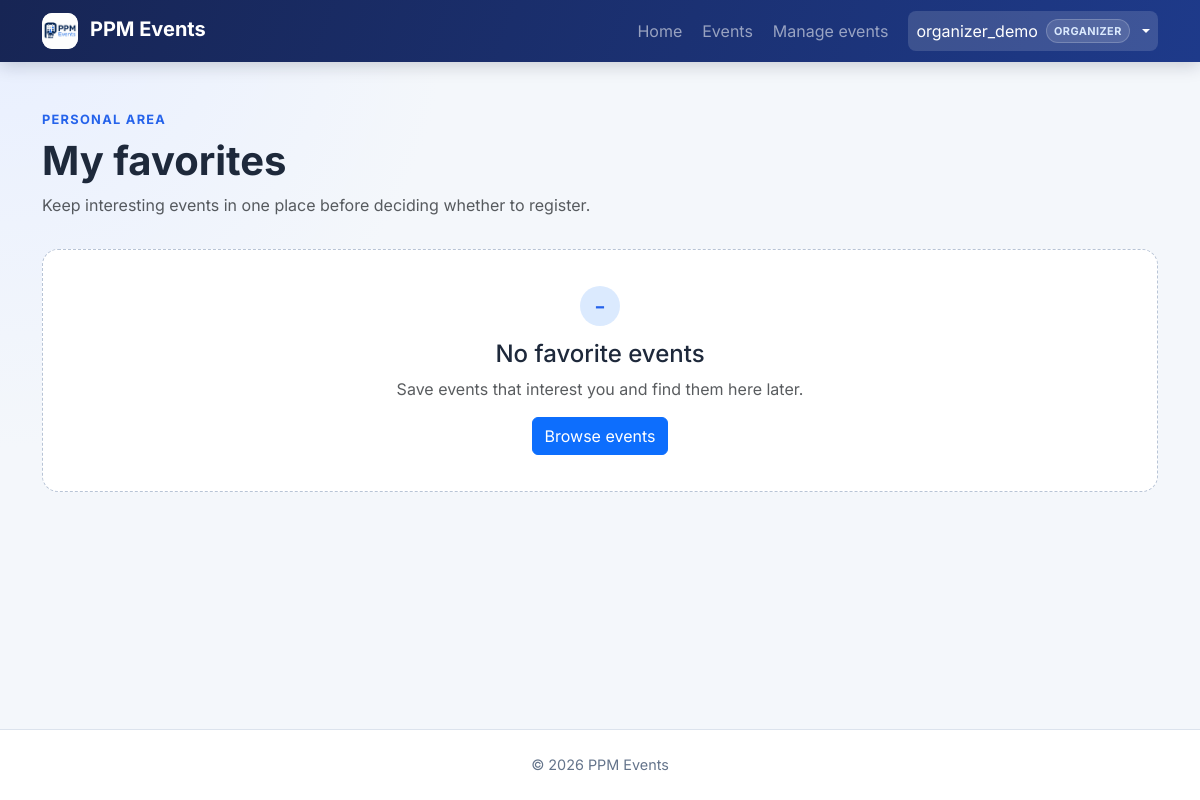
The page /favorites/mine/ (signed in) on the database as committed earlier.
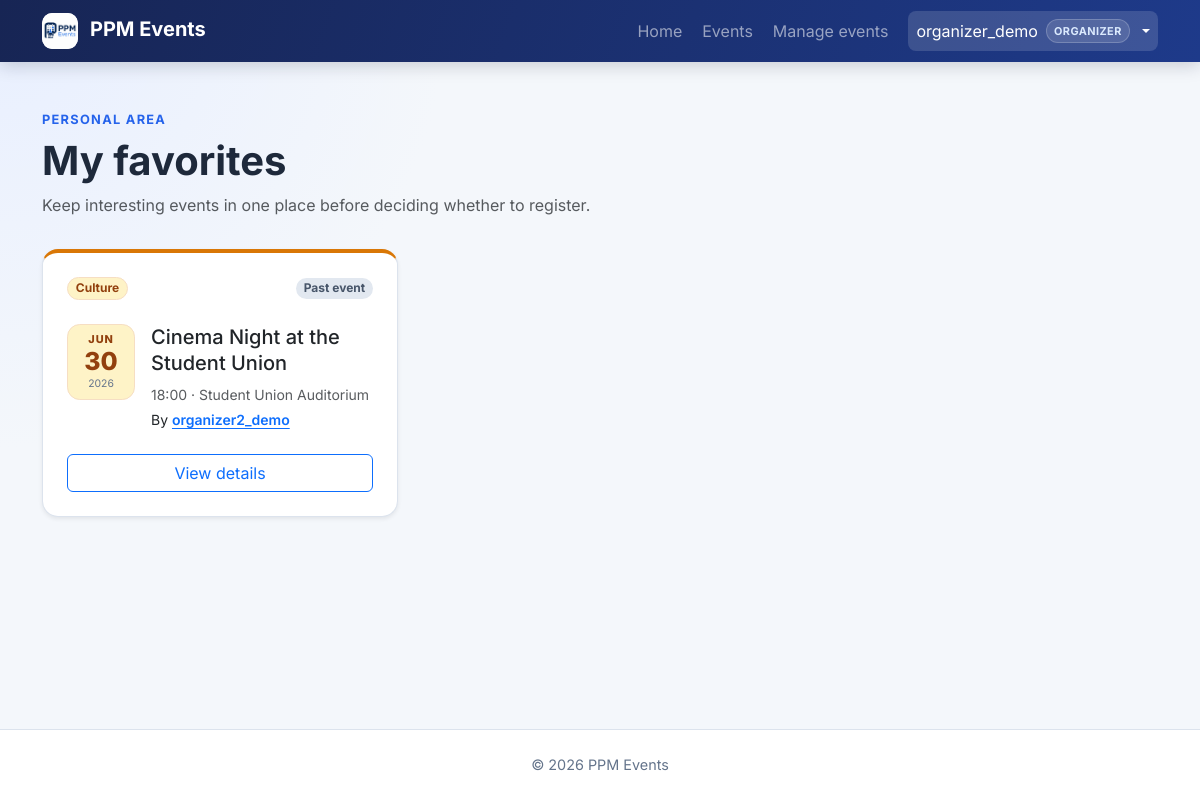
The same page on the database as committed later.
### events/models.py (models this page shows, shortened)
class Event(models.Model):
    class Status(models.TextChoices):
        DRAFT = "draft", "Draft"
        PUBLISHED = "published", "Published"
        CANCELLED = "cancelled", "Cancelled"
    organizer = models.ForeignKey(
        settings.AUTH_USER_MODEL,
        on_delete=models.CASCADE,
        related_name="organized_events",
    )
    category = models.ForeignKey(
        Category,
        on_delete=models.PROTECT,
        related_name="events",
        null=True,
        blank=True,
    )
    title = models.CharField(max_length=200)
    description = models.TextField()
    image = models.ImageField(
        upload_to="event_images/%Y/%m/",
        blank=True,
        validators=[
            FileExtensionValidator(
                allowed_extensions=ALLOWED_EVENT_IMAGE_EXTENSIONS
            ),
            validate_event_image_size,
        ],
    )
    starts_at = models.DateTimeField()
    ends_at = models.DateTimeField()
    location = models.CharField(max_length=255)
    capacity = models.PositiveIntegerField(
        validators=[MinValueValidator(1)],
    )
    status = models.CharField(
        max_length=20,
        choices=Status.choices,
        default=Status.DRAFT,
    )
    created_at = models.DateTimeField(auto_now_add=True)
    updated_at = models.DateTimeField(auto_now=True)
    objects = EventQuerySet.as_manager()
    class Meta:
        ordering = ["starts_at", "title"]
        constraints = [
            models.CheckConstraint(
                condition=Q(capacity__gte=1),
                name="event_capacity_at_least_one",
            ),
            models.CheckConstraint(
                condition=Q(ends_at__gt=F("starts_at")),
                name="event_ends_after_start",
            ),
        ]
        indexes = [
            models.Index(fields=["status", "starts_at"]),
            models.Index(fields=["organizer", "starts_at"]),
        ]
    def get_absolute_url(self):
        return reverse("events:detail", kwargs={"pk": self.pk})
    @property
    def has_ended(self):
        return self.ends_at <= timezone.now()

class Category(models.Model):
    name = models.CharField(max_length=80, unique=True)
    slug = models.SlugField(max_length=80, unique=True)
    class Meta:
        ordering = ["name"]
        verbose_name_plural = "categories"

class Favorite(models.Model):
    event = models.ForeignKey(
        Event,
        on_delete=models.CASCADE,
        related_name="favorites",
    )
    user = models.ForeignKey(
        settings.AUTH_USER_MODEL,
        on_delete=models.CASCADE,
        related_name="event_favorites",
    )
    created_at = models.DateTimeField(auto_now_add=True)
    class Meta:
        ordering = ["-created_at"]
        constraints = [
            models.UniqueConstraint(
                fields=["event", "user"],
                name="unique_event_user_favorite",
            ),
        ]

### events/views.py (the view)
# urls.py: path("favorites/mine/", MyFavoriteListView.as_view(), name="my_favorites"),
class MyFavoriteListView(AttendeeRequiredMixin, ListView):
    model = Favorite
    template_name = "events/my_favorite_list.html"
    context_object_name = "favorites"
    def get_queryset(self):
        return (
            Favorite.objects.filter(
                user=self.request.user,
                event__status=Event.Status.PUBLISHED,
            )
            .select_related("event", "event__organizer", "event__category")
            .annotate(registration_count=Count("event__registrations"))
        )

### accounts/context_processors.py (called while the page is built)
def roles(request):
    return {
        "user_is_attendee": is_attendee(request.user),
        "user_is_organizer": is_organizer(request.user),
    }

### accounts/roles.py (called while the page is built)
def get_user_roles(user):
    if not user.is_authenticated:
        return frozenset()
    if not hasattr(user, "_ppm_role_names"):
        user._ppm_role_names = frozenset(
            user.groups.values_list("name", flat=True)
        )
    return user._ppm_role_names

def user_has_role(user, role):
    return role.value in get_user_roles(user)

def is_attendee(user):
    return (
        user_has_role(user, Role.ATTENDEE)
        or user_has_role(user, Role.ORGANIZER)
        or is_admin(user)
    )

def is_organizer(user):
    return user_has_role(user, Role.ORGANIZER) or is_admin(user)

### events/views.py (called while the page is built)
    def dispatch(self, request, *args, **kwargs):
        if request.user.is_authenticated and not is_attendee(request.user):
            messages.error(
                request,
                "This action is reserved for registered users.",
            )
            return redirect(self.permission_denied_url)
        return super().dispatch(request, *args, **kwargs)

### templates/events/my_favorite_list.html (shortened to what this page needs)
{% extends "base.html" %}
{% block content %}
<header class="page-header">
    <p class="page-kicker mb-2">Personal area</p>
    <h1 class="display-6 fw-bold mb-2">My favorites</h1>
    <p class="text-body-secondary mb-0">
        Keep interesting events in one place before deciding whether to register.
    </p>
</header>
{% if favorites %}
    <div class="row g-4">
        {% for favorite in favorites %}
            <div class="col-md-6 col-xl-4">
                {% include "includes/event_card.html" with event=favorite.event capacity_count=favorite.registration_count button_label="View details" %}
            </div>
        {% endfor %}
    </div>
{% else %}
    {% url "events:list" as public_events_url %}
    {% include "includes/empty_state.html" with title="No favorite events" description="Save events that interest you and find them here later." action_url=public_events_url action_label="Browse events" %}
{% endif %}
{% endblock %}

### templates/includes/event_card.html (shortened to what this page needs)
{% load i18n %}
{% language "en" %}
<article class="card event-card category-accent category-{{ event.category.slug|default:'other' }} h-100 shadow-sm">
    <div class="card-body d-flex flex-column p-4">
        <div class="d-flex flex-wrap justify-content-between align-items-center gap-2 mb-4">
            <span class="badge rounded-pill category-badge">
                {{ event.category.name|default:"Other" }}
            </span>
            {% if event.has_ended %}
                <span class="badge rounded-pill event-state-badge event-state-past">
                    Past event
                </span>
            {% elif capacity_count >= event.capacity %}
                <span class="badge rounded-pill text-bg-warning">
                    Full - {{ capacity_count }}/{{ event.capacity }}
                </span>
            {% else %}
                <span class="badge rounded-pill text-bg-light">
                    {{ capacity_count }}/{{ event.capacity }} registered
                </span>
            {% endif %}
        </div>
        <div class="d-flex gap-3 align-items-start mb-4">
            <time
                class="event-date-tile"
                datetime="{{ event.starts_at|date:'c' }}"
                aria-label="{{ event.starts_at|date:'d F Y, H:i' }}"
            >
                <span class="event-date-month">{{ event.starts_at|date:"M" }}</span>
                <span class="event-date-day">{{ event.starts_at|date:"d" }}</span>
                <span class="event-date-year">{{ event.starts_at|date:"Y" }}</span>
            </time>
            <div class="min-w-0">
                {% if heading_level == 3 %}
                    <h3 class="h5 card-title mb-2">{{ event.title }}</h3>
                {% else %}
                    <h2 class="h5 card-title mb-2">{{ event.title }}</h2>
                {% endif %}
                <p class="small text-body-secondary mb-1">
                    {{ event.starts_at|date:"H:i" }} &middot; {{ event.location }}
                </p>
                <p class="small mb-0">
                    By
                    <a
                        class="position-relative z-2 organizer-link"
                        href="{% url 'events:organizer_history' event.organizer_id %}"
                    >
                        {{ event.organizer.get_username }}
                    </a>
                </p>
            </div>
        </div>
        <a
            class="btn btn-outline-primary mt-auto stretched-link"
            href="{{ event.get_absolute_url }}"
            aria-label="View details for {{ event.title }}"
        >
            {{ button_label|default:"View event" }}
        </a>
    </div>
</article>
{% endlanguage %}

Rows that differ between the two databases and show on the page:
added Favorite: button_label "View details"
now on this page (row edited): Event: category.name "Culture", starts_at "JUN", starts_at "30", starts_at "2026", title "Cinema Night at the Student Union", starts_at "18:00", location "Student Union Auditorium", organizer.get_username "organizer2_demo"
Other text that changed with them:
{{ title }}: "No favorite events" → (not shown)
{{ description }}: "Save events that interest you and find them here later." → (not shown)
{{ action_label }}: "Browse events" → (not shown)
